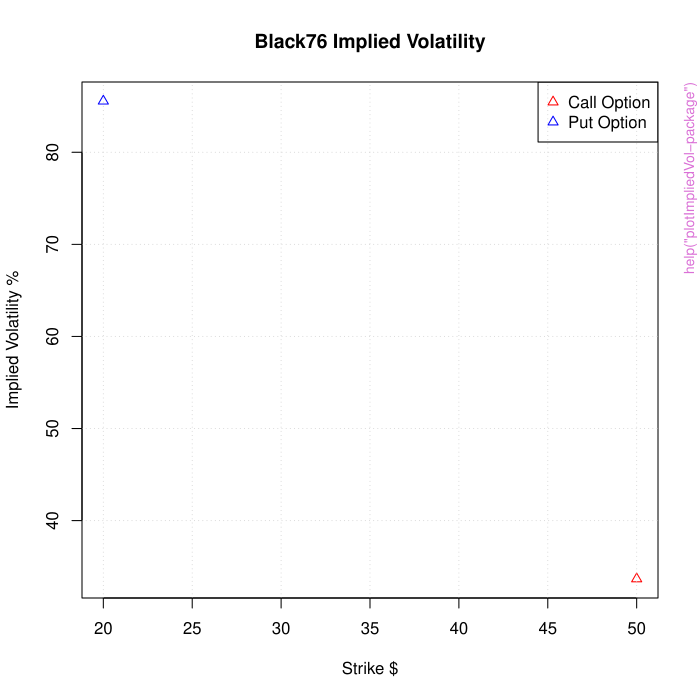

Source code (R):
pkgname <- "plotImpliedVol"
source(file.path(R.home("share"), "R", "examples-header.R"))
options(warn = 1)
options(pager = "console")
library('plotImpliedVol')

base::assign(".oldSearch", base::search(), pos = 'CheckExEnv')
cleanEx()
nameEx("black76Value")
### * black76Value

flush(stderr()); flush(stdout())

### Name: black76Value
### Title: Black76Value computation
### Aliases: black76Value
### Keywords: black76

### ** Examples

##---- Should be DIRECTLY executable !! ----
##-- ==>  Define data, use random,
##--	or do  help(data=index)  for the standard data sets.

## The function is currently defined as
function (insOption, sigma) 
{
    X = as.numeric(insOption["strike"])
    S = as.numeric(insOption["futurePrice"])
    TTM = as.numeric(insOption["time_to_expiry"])
    type = insOption["type"]
    optVal = as.numeric(insOption["optionPrice"])
    if (is.na(insOption["rfRate"])) {
        rfRate = 0
    }
    else {
        rfRate = as.numeric(insOption["rfRate"])
    }
    if (type == "C") {
        indicator = 1
    }
    else {
        indicator = -1
    }
    sigmaT = sigma * sqrt(TTM)
    d1 = (log(S/X) + (rfRate + sigma^2/2) * TTM)/sigmaT
    d2 = d1 - sigmaT
    Strikerf = X * exp(-rfRate * TTM)
    B76Val = (pnorm(d1 * indicator) * S - pnorm(d2 * indicator) * 
        Strikerf) * indicator
    d2prime = d1/sigma
    d1prime = sqrt(TTM) + d2prime
    B76ValPrime = d1prime * dnorm(d1) * S - d2prime * dnorm(d2) * 
        Strikerf
    return(list(Fx = (B76Val - optVal), DFx = B76ValPrime))
  }



cleanEx()
nameEx("nrSolve")
### * nrSolve

flush(stderr()); flush(stdout())

### Name: nrSolve
### Title: Newton solution
### Aliases: nrSolve
### Keywords: Newton-Raphson

### ** Examples

##---- Should be DIRECTLY executable !! ----
##-- ==>  Define data, use random,
##--	or do  help(data=index)  for the standard data sets.

## The function is currently defined as
function (insOption, initVol = 1, tol = 1e-07, maxInterations = 100) 
{
    count = 0
    delta = 0
    vol = initVol
    while (count < maxInterations) {
        black76 = black76Value(insOption, vol)
        if (is.nan(black76$Fx)) {
            black76$conv = -1
            return(vol)
        }
        if (abs(black76$Fx) < tol) {
            black76$conv = count
            return(vol)
        }
        count = count + 1
        delta = black76$Fx/black76$DFx
        vol = vol - delta
    }
    black76$conv = -1
    return(vol)
  }



cleanEx()
nameEx("plotImpliedVol-package")
### * plotImpliedVol-package

flush(stderr()); flush(stdout())

### Name: plotImpliedVol-package
### Title: Black76 Implied Volatility
### Aliases: plotImpliedVol-package
### Keywords: package

### ** Examples

df=data.frame(strike=c(50,20), type=c("C","P"), optionPrice=c(1.62,0.01), futurePrice=c(48.03,48.03), time_to_expiry=c(0.1423,0.1423))
plotImpliedVol(df)

df=data.frame(strike=c(50,20), type=c("C","P"), optionPrice=c(1.62,0.01), futurePrice=c(48.03,48.03), time_to_expiry=c(0.1423,0.1423), rfRate=c(0.01,0.01))
plotImpliedVol(df)



cleanEx()
nameEx("plotImpliedVol")
### * plotImpliedVol

flush(stderr()); flush(stdout())

### Name: plotImpliedVol
### Title: Black76 Implied Volatility
### Aliases: plotImpliedVol
### Keywords: Black76 European Option

### ** Examples

df=data.frame(strike=c(50,20), type=c("C","P"), optionPrice=c(1.62,0.01), futurePrice=c(48.03,48.03), time_to_expiry=c(0.1423,0.1423))
plotImpliedVol(df)

df=data.frame(strike=c(50,20), type=c("C","P"), optionPrice=c(1.62,0.01), futurePrice=c(48.03,48.03), time_to_expiry=c(0.1423,0.1423), rfRate=c(0.01,0.01))
plotImpliedVol(df)



### * <FOOTER>
###
options(digits = 7L)
base::cat("Time elapsed: ", proc.time() - base::get("ptime", pos = 'CheckExEnv'),"\n")
grDevices::dev.off()
###
### Local variables: ***
### mode: outline-minor ***
### outline-regexp: "\\(> \\)?### [*]+" ***
### End: ***
quit('no')
